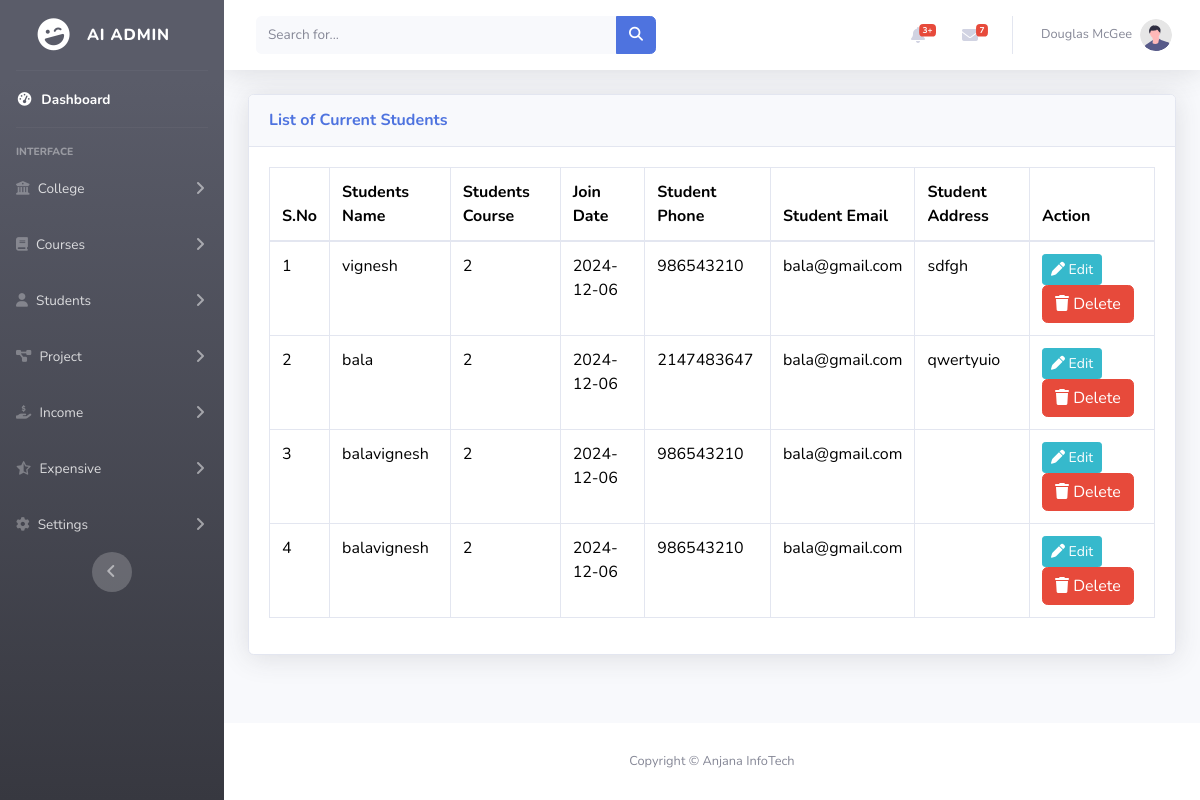
Page /Terminatestudents.php on the committed database.
### tables this page shows
CREATE TABLE `addstudent` (
  `sid` int(50) NOT NULL,
  `studentname` varchar(100) NOT NULL,
  `studentcourse` varchar(100) NOT NULL,
  `studentcollege` varchar(150) NOT NULL,
  `studentdegree` varchar(100) NOT NULL,
  `department` varchar(150) NOT NULL,
  `joindate` date NOT NULL,
  `studentphone` int(10) NOT NULL,
  `studentemail` varchar(150) NOT NULL,
  `studentaddress` varchar(150) NOT NULL
);

### Terminatestudents.php (the view, shortened to what this page needs)
<!DOCTYPE html>
<html lang="en">
<head>
    <link href="vendor/fontawesome-free/css/all.min.css" rel="stylesheet" type="text/css">
    <link rel="stylesheet" href="https://cdnjs.cloudflare.com/ajax/libs/font-awesome/6.6.0/css/all.min.css" />
    <link href="https://cdn.jsdelivr.net/npm/bootstrap@5.3.3/dist/css/bootstrap.min.css" rel="stylesheet">
    <link href="css/sb-admin-2.min.css" rel="stylesheet">
</head>
<body id="page-top">
    <div id="wrapper">
        <?php
        include('./nav.php');
        ?>
        <div id="content-wrapper" class="d-flex flex-column">
            <div id="content">
                <?php
                include('./topbar.php');
                ?>
                 <?php
                 include('./db.php');
                 $query = "SELECT * FROM addstudent";
                 $exe = mysqli_query($db,$query);
                ?>
                <div class="container-fluid">
                    <div class="card shadow mb-4">
                        <div class="card-header py-3">
                            <h6 class="m-0 font-weight-bold text-primary">List of Current Students</h6>
                        </div>
                        <div class="card-body">
                            <div class="table-responsive">
                                <table class="table table-bordered" id="dataTable" width="100%" cellspacing="0">
                                    <thead>
                                        <tr>
                                            <th>S.No</th>
                                            <th>Students Name</th>
                                            <th>Students Course </th>
                                            <th>Join Date</th>
                                            <th>Student Phone</th>
                                            <th>Student Email</th>
                                            <th>Student Address</th>
                                            <th>Action</th>
                                        </tr>
                                    </thead>
                                    <tbody>
                                    <?php
                                    while ($row = mysqli_fetch_assoc($exe)) { ?>
                                        <tr>
                                            <td><?php echo $row['sid'] ?></td>
                                            <td><?php echo $row['studentname'] ?></td>
                                            <td><?php echo $row['studentcourse'] ?></td>
                                            <td><?php echo $row['joindate'] ?></td>
                                            <td><?php echo $row['studentphone'] ?></td>
                                            <td><?php echo $row['studentemail'] ?></td>
                                            <td><?php echo $row['studentaddress'] ?></td>
                                            <td>
                                                <a href="editstudent.php?sid=<?php echo $row['sid']; ?>" class="btn btn-info btn-sm" ><i class="fa-solid fa-pen" style="color: #ffffff;"></i>  Edit</a>
                                                <a href="editstudent.php?sid=<?php echo $row['sid']; ?>" class="btn btn-danger" name="delete"><i class="fa-solid fa-trash" style="color: #ffffff;"></i>  Delete</a>
                                            </td>
                                        </tr>
                                        <?php } ?>
                                    </tbody>
                                </table>
                            </div>
                        </div>
                    </div>
                </div>
            </div>
            <footer class="sticky-footer bg-white">
                <div class="container my-auto">
                    <div class="copyright text-center my-auto">
                        <span>Copyright &copy; Anjana InfoTech</span>
                    </div>
                </div>
            </footer>
        </div>
    </div>
</body>
</html>

### rows in the picture
addstudent: sid "1", studentname "vignesh", studentcourse "2", joindate "2024-12-06", studentphone "986543210", studentemail "bala@gmail.com", studentaddress "sdfgh"
addstudent: sid "2", studentname "bala", studentcourse "2", joindate "2024-12-06", studentphone "2147483647", studentemail "bala@gmail.com", studentaddress "qwertyuio"
addstudent: sid "3", studentname "balavignesh", studentcourse "2", joindate "2024-12-06", studentphone "986543210", studentemail "bala@gmail.com"
addstudent: sid "4", studentname "balavignesh", studentcourse "2", joindate "2024-12-06", studentphone "986543210", studentemail "bala@gmail.com"
